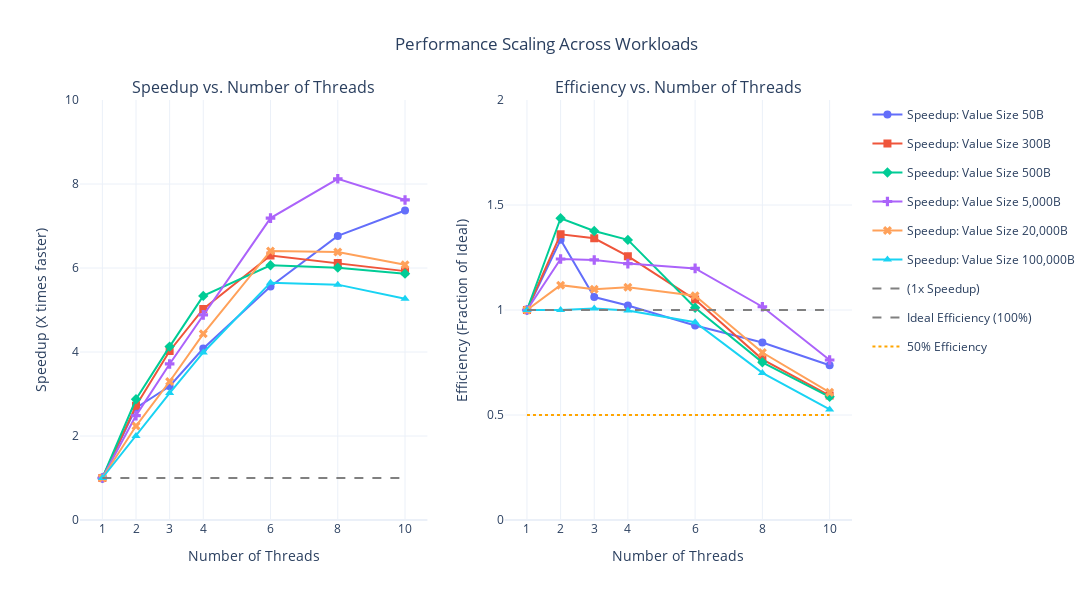
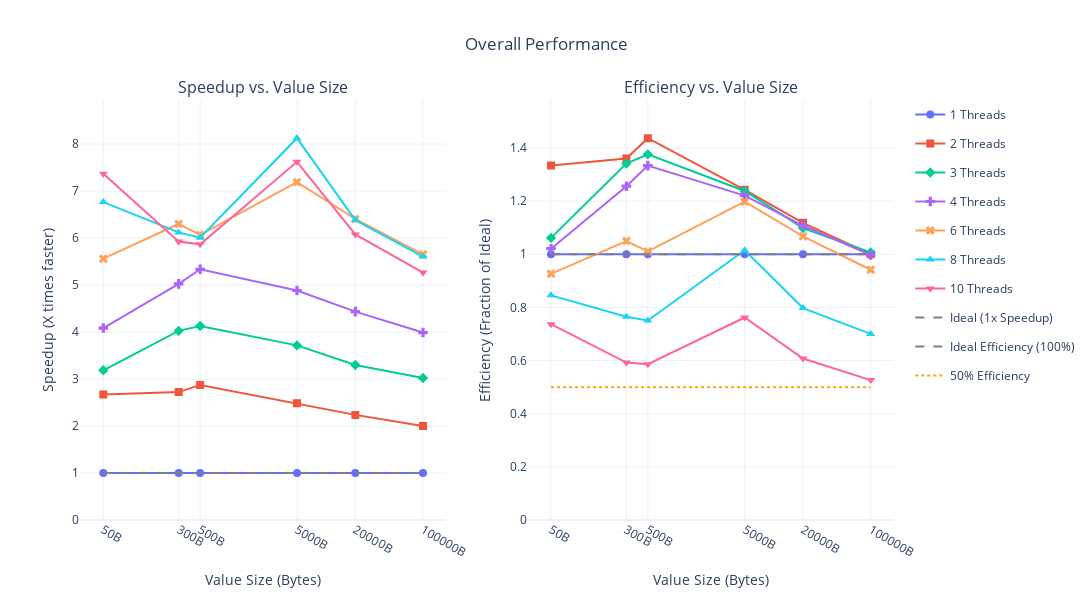
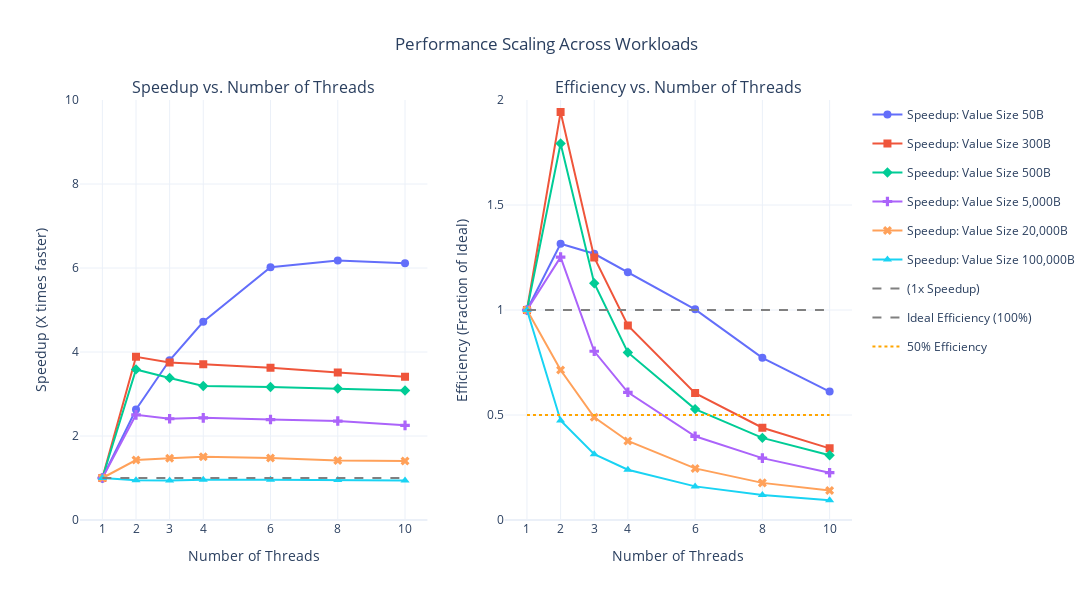
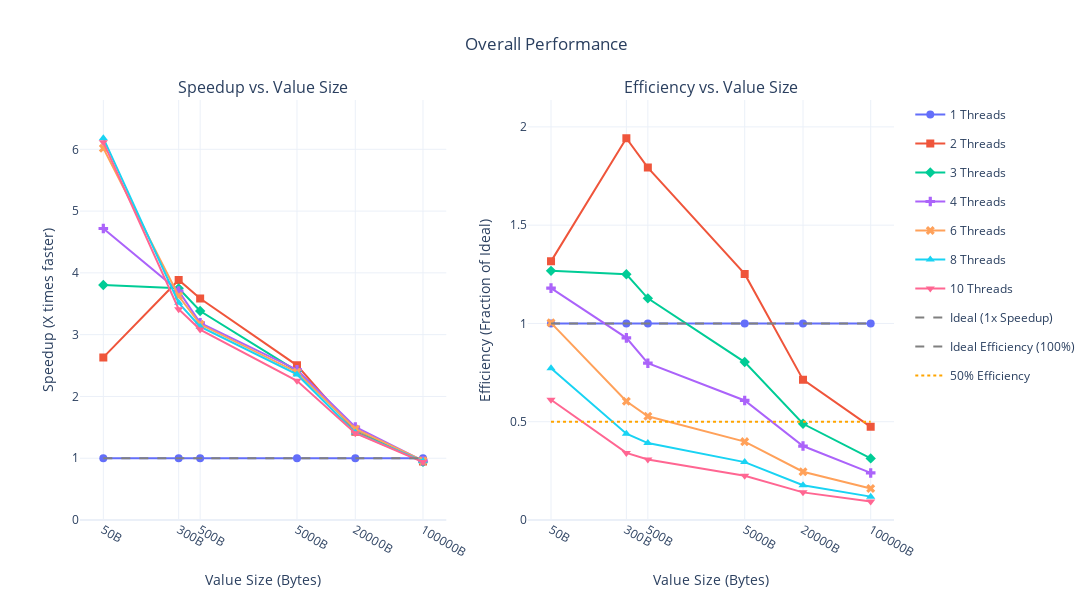

Notebook code cell kept with these figures, in order:
### Code cell
num_keys = 50.0
value_size = 50
compression_on = True
test_configs = [
    {"num_keys": 40.0, "value_size": 50},
    {"num_keys": 20.0, "value_size": 300},
    {"num_keys": 10.0, "value_size": 500},
    {"num_keys": 5.0, "value_size": 5000},
    {"num_keys": 1.0, "value_size": 20000},
    {"num_keys": 0.1, "value_size": 100000},

    ]

def load_df(test_config: dict, compression_on: bool):
    num_keys = test_config["num_keys"]
    value_size = test_config["value_size"]
    compression_str = "yes" if compression_on else "no"
    df = pd.read_csv(f"save_summary_{num_keys}keys_{value_size}B_comp-{compression_str}_csum-yes.csv")
    return df


dfs_compression_on = [load_df(config, compression_on=True) for config in test_configs]
dfs_compression_on = [calculate_speedup_and_efficiency(df) for df in dfs_compression_on]
dfs_compression_off = [load_df(config, compression_on=False) for config in test_configs]
dfs_compression_off = [calculate_speedup_and_efficiency(df) for df in dfs_compression_off]

print("\n" + "="*50) # Top border
print("                 COMPRESSION ON")
print("="*50 + "\n") # Bottom border

all_workload_names = ["Value Size 50B", "Value Size 300B", "Value Size 500B", "Value Size 5,000B", "Value Size 20,000B", "Value Size 100,000B"]
plot_performance_by_workload_on_threads(dfs_compression_on, all_workload_names)
plot_combined_workload_performance(dfs_compression_on)

print("\n" + "="*50) # Top border
print("                 COMPRESSION OFF")
print("="*50 + "\n") # Bottom border

all_workload_names = ["Value Size 50B", "Value Size 300B", "Value Size 500B", "Value Size 5,000B", "Value Size 20,000B", "Value Size 100,000B"]
plot_performance_by_workload_on_threads(dfs_compression_off, all_workload_names)
plot_combined_workload_performance(dfs_compression_off)

### Figure 1 — Plotly figure (JSON) as saved in the notebook; plotly's stock layout.template omitted (floating-point values rounded to 4 significant figures)
{"data": [{"legendgroup": "Value Size 50B", "line": {"color": "#636EFA", "width": 2}, "marker": {"size": 8, "symbol": "circle"}, "mode": "lines+markers", "name": "Speedup: Value Size 50B", "showlegend": true, "type": "scatter", "x": [1, 2, 3, 4, 6, 8, 10], "xaxis": "x", "y": [1.0, 2.668, 3.185, 4.084, 5.559, 6.764, 7.369], "yaxis": "y"}, {"legendgroup": "Value Size 300B", "line": {"color": "#EF553B", "width": 2}, "marker": {"size": 8, "symbol": "square"}, "mode": "lines+markers", "name": "Speedup: Value Size 300B", "showlegend": true, "type": "scatter", "x": [1, 2, 3, 4, 6, 8, 10], "xaxis": "x", "y": [1.0, 2.721, 4.024, 5.025, 6.299, 6.119, 5.925], "yaxis": "y"}, {"legendgroup": "Value Size 500B", "line": {"color": "#00CC96", "width": 2}, "marker": {"size": 8, "symbol": "diamond"}, "mode": "lines+markers", "name": "Speedup: Value Size 500B", "showlegend": true, "type": "scatter", "x": [1, 2, 3, 4, 6, 8, 10], "xaxis": "x", "y": [1.0, 2.874, 4.129, 5.335, 6.065, 6.008, 5.865], "yaxis": "y"}, {"legendgroup": "Value Size 5,000B", "line": {"color": "#AB63FA", "width": 2}, "marker": {"size": 8, "symbol": "cross"}, "mode": "lines+markers", "name": "Speedup: Value Size 5,000B", "showlegend": true, "type": "scatter", "x": [1, 2, 3, 4, 6, 8, 10], "xaxis": "x", "y": [1.0, 2.486, 3.715, 4.883, 7.188, 8.124, 7.62], "yaxis": "y"}, {"legendgroup": "Value Size 20,000B", "line": {"color": "#FFA15A", "width": 2}, "marker": {"size": 8, "symbol": "x"}, "mode": "lines+markers", "name": "Speedup: Value Size 20,000B", "showlegend": true, "type": "scatter", "x": [1, 2, 3, 4, 6, 8, 10], "xaxis": "x", "y": [1.0, 2.237, 3.297, 4.433, 6.405, 6.381, 6.077], "yaxis": "y"}, {"legendgroup": "Value Size 100,000B", "line": {"color": "#19D3F3", "width": 2}, "marker": {"size": 8, "symbol": "triangle-up"}, "mode": "lines+markers", "name": "Speedup: Value Size 100,000B", "showlegend": true, "type": "scatter", "x": [1, 2, 3, 4, 6, 8, 10], "xaxis": "x", "y": [1.0, 2.001, 3.021, 3.989, 5.651, 5.604, 5.265], "yaxis": "y"}, {"legendgroup": "ideal_speedup", "line": {"color": "gray", "dash": "dash"}, "mode": "lines", "name": "(1x Speedup)", "showlegend": true, "type": "scatter", "x": [1, 2, 3, 4, 6, 8, 10], "xaxis": "x", "y": [1, 1, 1, 1, 1, 1, 1], "yaxis": "y"}, {"legendgroup": "Value Size 50B", "line": {"color": "#636EFA", "width": 2}, "marker": {"size": 8, "symbol": "circle"}, "mode": "lines+markers", "name": "Efficiency: Value Size 50B", "showlegend": false, "type": "scatter", "x": [1, 2, 3, 4, 6, 8, 10], "xaxis": "x2", "y": [1.0, 1.334, 1.062, 1.021, 0.9265, 0.8455, 0.7369], "yaxis": "y2"}, {"legendgroup": "Value Size 300B", "line": {"color": "#EF553B", "width": 2}, "marker": {"size": 8, "symbol": "square"}, "mode": "lines+markers", "name": "Efficiency: Value Size 300B", "showlegend": false, "type": "scatter", "x": [1, 2, 3, 4, 6, 8, 10], "xaxis": "x2", "y": [1.0, 1.361, 1.341, 1.256, 1.05, 0.7649, 0.5925], "yaxis": "y2"}, {"legendgroup": "Value Size 500B", "line": {"color": "#00CC96", "width": 2}, "marker": {"size": 8, "symbol": "diamond"}, "mode": "lines+markers", "name": "Efficiency: Value Size 500B", "showlegend": false, "type": "scatter", "x": [1, 2, 3, 4, 6, 8, 10], "xaxis": "x2", "y": [1.0, 1.437, 1.376, 1.334, 1.011, 0.751, 0.5865], "yaxis": "y2"}, {"legendgroup": "Value Size 5,000B", "line": {"color": "#AB63FA", "width": 2}, "marker": {"size": 8, "symbol": "cross"}, "mode": "lines+markers", "name": "Efficiency: Value Size 5,000B", "showlegend": false, "type": "scatter", "x": [1, 2, 3, 4, 6, 8, 10], "xaxis": "x2", "y": [1.0, 1.243, 1.238, 1.221, 1.198, 1.015, 0.762], "yaxis": "y2"}, {"legendgroup": "Value Size 20,000B", "line": {"color": "#FFA15A", "width": 2}, "marker": {"size": 8, "symbol": "x"}, "mode": "lines+markers", "name": "Efficiency: Value Size 20,000B", "showlegend": false, "type": "scatter", "x": [1, 2, 3, 4, 6, 8, 10], "xaxis": "x2", "y": [1.0, 1.118, 1.099, 1.108, 1.068, 0.7976, 0.6077], "yaxis": "y2"}, {"legendgroup": "Value Size 100,000B", "line": {"color": "#19D3F3", "width": 2}, "marker": {"size": 8, "symbol": "triangle-up"}, "mode": "lines+markers", "name": "Efficiency: Value Size 100,000B", "showlegend": false, "type": "scatter", "x": [1, 2, 3, 4, 6, 8, 10], "xaxis": "x2", "y": [1.0, 1.0, 1.007, 0.9972, 0.9419, 0.7005, 0.5265], "yaxis": "y2"}, {"legendgroup": "ideal_efficiency_1", "line": {"color": "gray", "dash": "dash"}, "mode": "lines", "name": "Ideal Efficiency (100%)", "showlegend": true, "type": "scatter", "x": [1, 2, 3, 4, 6, 8, 10], "xaxis": "x2", "y": [1, 1, 1, 1, 1, 1, 1], "yaxis": "y2"}, {"legendgroup": "ideal_efficiency_05", "line": {"color": "orange", "dash": "dot"}, "mode": "lines", "name": "50% Efficiency", "showlegend": true, "type": "scatter", "x": [1, 2, 3, 4, 6, 8, 10], "xaxis": "x2", "y": [0.5, 0.5, 0.5, 0.5, 0.5, 0.5, 0.5], "yaxis": "y2"}], "layout": {"annotations": [{"font": {"size": 16}, "showarrow": false, "text": "Speedup vs. Number of Threads", "x": 0.225, "xanchor": "center", "xref": "paper", "y": 1, "yanchor": "bottom", "yref": "paper"}, {"font": {"size": 16}, "showarrow": false, "text": "Efficiency vs. Number of Threads", "x": 0.775, "xanchor": "center", "xref": "paper", "y": 1, "yanchor": "bottom", "yref": "paper"}], "height": 600, "hovermode": "x unified", "showlegend": true, "title": {"text": "Performance Scaling Across Workloads", "x": 0.5}, "width": 1200, "xaxis": {"anchor": "y", "domain": [0, 0.45], "tickmode": "array", "tickvals": [1, 2, 3, 4, 6, 8, 10], "title": {"text": "Number of Threads"}}, "xaxis2": {"anchor": "y2", "domain": [0.55, 1], "tickmode": "array", "tickvals": [1, 2, 3, 4, 6, 8, 10], "title": {"text": "Number of Threads"}}, "yaxis": {"anchor": "x", "domain": [0, 1], "range": [0, 10], "title": {"text": "Speedup (X times faster)"}}, "yaxis2": {"anchor": "x2", "domain": [0, 1], "range": [0, 2], "title": {"text": "Efficiency (Fraction of Ideal)"}}}}

### Figure 2 — Plotly figure (JSON) as saved in the notebook; plotly's stock layout.template omitted (floating-point values rounded to 4 significant figures)
{"data": [{"legendgroup": "1", "line": {"color": "#636EFA", "width": 2}, "marker": {"size": 8, "symbol": "circle"}, "mode": "lines+markers", "name": "1 Threads", "showlegend": true, "type": "scatter", "x": [50, 300, 500, 5000, 20000, 100000], "xaxis": "x", "y": [1.0, 1.0, 1.0, 1.0, 1.0, 1.0], "yaxis": "y"}, {"legendgroup": "2", "line": {"color": "#EF553B", "width": 2}, "marker": {"size": 8, "symbol": "square"}, "mode": "lines+markers", "name": "2 Threads", "showlegend": true, "type": "scatter", "x": [50, 300, 500, 5000, 20000, 100000], "xaxis": "x", "y": [2.668, 2.721, 2.874, 2.486, 2.237, 2.001], "yaxis": "y"}, {"legendgroup": "3", "line": {"color": "#00CC96", "width": 2}, "marker": {"size": 8, "symbol": "diamond"}, "mode": "lines+markers", "name": "3 Threads", "showlegend": true, "type": "scatter", "x": [50, 300, 500, 5000, 20000, 100000], "xaxis": "x", "y": [3.185, 4.024, 4.129, 3.715, 3.297, 3.021], "yaxis": "y"}, {"legendgroup": "4", "line": {"color": "#AB63FA", "width": 2}, "marker": {"size": 8, "symbol": "cross"}, "mode": "lines+markers", "name": "4 Threads", "showlegend": true, "type": "scatter", "x": [50, 300, 500, 5000, 20000, 100000], "xaxis": "x", "y": [4.084, 5.025, 5.335, 4.883, 4.433, 3.989], "yaxis": "y"}, {"legendgroup": "6", "line": {"color": "#FFA15A", "width": 2}, "marker": {"size": 8, "symbol": "x"}, "mode": "lines+markers", "name": "6 Threads", "showlegend": true, "type": "scatter", "x": [50, 300, 500, 5000, 20000, 100000], "xaxis": "x", "y": [5.559, 6.299, 6.065, 7.188, 6.405, 5.651], "yaxis": "y"}, {"legendgroup": "8", "line": {"color": "#19D3F3", "width": 2}, "marker": {"size": 8, "symbol": "triangle-up"}, "mode": "lines+markers", "name": "8 Threads", "showlegend": true, "type": "scatter", "x": [50, 300, 500, 5000, 20000, 100000], "xaxis": "x", "y": [6.764, 6.119, 6.008, 8.124, 6.381, 5.604], "yaxis": "y"}, {"legendgroup": "10", "line": {"color": "#FF6692", "width": 2}, "marker": {"size": 8, "symbol": "triangle-down"}, "mode": "lines+markers", "name": "10 Threads", "showlegend": true, "type": "scatter", "x": [50, 300, 500, 5000, 20000, 100000], "xaxis": "x", "y": [7.369, 5.925, 5.865, 7.62, 6.077, 5.265], "yaxis": "y"}, {"legendgroup": "ideal_speedup", "line": {"color": "gray", "dash": "dash"}, "mode": "lines", "name": "Ideal (1x Speedup)", "showlegend": true, "type": "scatter", "x": [50, 300, 500, 5000, 20000, 100000], "xaxis": "x", "y": [1, 1, 1, 1, 1, 1], "yaxis": "y"}, {"legendgroup": "1", "line": {"color": "#636EFA", "width": 2}, "marker": {"size": 8, "symbol": "circle"}, "mode": "lines+markers", "name": "1 Threads", "showlegend": false, "type": "scatter", "x": [50, 300, 500, 5000, 20000, 100000], "xaxis": "x2", "y": [1.0, 1.0, 1.0, 1.0, 1.0, 1.0], "yaxis": "y2"}, {"legendgroup": "2", "line": {"color": "#EF553B", "width": 2}, "marker": {"size": 8, "symbol": "square"}, "mode": "lines+markers", "name": "2 Threads", "showlegend": false, "type": "scatter", "x": [50, 300, 500, 5000, 20000, 100000], "xaxis": "x2", "y": [1.334, 1.361, 1.437, 1.243, 1.118, 1.0], "yaxis": "y2"}, {"legendgroup": "3", "line": {"color": "#00CC96", "width": 2}, "marker": {"size": 8, "symbol": "diamond"}, "mode": "lines+markers", "name": "3 Threads", "showlegend": false, "type": "scatter", "x": [50, 300, 500, 5000, 20000, 100000], "xaxis": "x2", "y": [1.062, 1.341, 1.376, 1.238, 1.099, 1.007], "yaxis": "y2"}, {"legendgroup": "4", "line": {"color": "#AB63FA", "width": 2}, "marker": {"size": 8, "symbol": "cross"}, "mode": "lines+markers", "name": "4 Threads", "showlegend": false, "type": "scatter", "x": [50, 300, 500, 5000, 20000, 100000], "xaxis": "x2", "y": [1.021, 1.256, 1.334, 1.221, 1.108, 0.9972], "yaxis": "y2"}, {"legendgroup": "6", "line": {"color": "#FFA15A", "width": 2}, "marker": {"size": 8, "symbol": "x"}, "mode": "lines+markers", "name": "6 Threads", "showlegend": false, "type": "scatter", "x": [50, 300, 500, 5000, 20000, 100000], "xaxis": "x2", "y": [0.9265, 1.05, 1.011, 1.198, 1.068, 0.9419], "yaxis": "y2"}, {"legendgroup": "8", "line": {"color": "#19D3F3", "width": 2}, "marker": {"size": 8, "symbol": "triangle-up"}, "mode": "lines+markers", "name": "8 Threads", "showlegend": false, "type": "scatter", "x": [50, 300, 500, 5000, 20000, 100000], "xaxis": "x2", "y": [0.8455, 0.7649, 0.751, 1.015, 0.7976, 0.7005], "yaxis": "y2"}, {"legendgroup": "10", "line": {"color": "#FF6692", "width": 2}, "marker": {"size": 8, "symbol": "triangle-down"}, "mode": "lines+markers", "name": "10 Threads", "showlegend": false, "type": "scatter", "x": [50, 300, 500, 5000, 20000, 100000], "xaxis": "x2", "y": [0.7369, 0.5925, 0.5865, 0.762, 0.6077, 0.5265], "yaxis": "y2"}, {"legendgroup": "ideal_efficiency_1", "line": {"color": "gray", "dash": "dash"}, "mode": "lines", "name": "Ideal Efficiency (100%)", "showlegend": true, "type": "scatter", "x": [50, 300, 500, 5000, 20000, 100000], "xaxis": "x2", "y": [1, 1, 1, 1, 1, 1], "yaxis": "y2"}, {"legendgroup": "ideal_efficiency_05", "line": {"color": "orange", "dash": "dot"}, "mode": "lines", "name": "50% Efficiency", "showlegend": true, "type": "scatter", "x": [50, 300, 500, 5000, 20000, 100000], "xaxis": "x2", "y": [0.5, 0.5, 0.5, 0.5, 0.5, 0.5], "yaxis": "y2"}], "layout": {"annotations": [{"font": {"size": 16}, "showarrow": false, "text": "Speedup vs. Value Size", "x": 0.225, "xanchor": "center", "xref": "paper", "y": 1, "yanchor": "bottom", "yref": "paper"}, {"font": {"size": 16}, "showarrow": false, "text": "Efficiency vs. Value Size", "x": 0.775, "xanchor": "center", "xref": "paper", "y": 1, "yanchor": "bottom", "yref": "paper"}], "height": 600, "hovermode": "x unified", "showlegend": true, "title": {"text": "Overall Performance", "x": 0.5}, "width": 1200, "xaxis": {"anchor": "y", "domain": [0, 0.45], "tickmode": "array", "ticktext": ["50B", "300B", "500B", "5000B", "20000B", "100000B"], "tickvals": [50, 300, 500, 5000, 20000, 100000], "title": {"text": "Value Size (Bytes)"}, "type": "log"}, "xaxis2": {"anchor": "y2", "domain": [0.55, 1], "tickmode": "array", "ticktext": ["50B", "300B", "500B", "5000B", "20000B", "100000B"], "tickvals": [50, 300, 500, 5000, 20000, 100000], "title": {"text": "Value Size (Bytes)"}, "type": "log"}, "yaxis": {"anchor": "x", "domain": [0, 1], "range": [0, 8.936], "title": {"text": "Speedup (X times faster)"}}, "yaxis2": {"anchor": "x2", "domain": [0, 1], "range": [0, 1.581], "title": {"text": "Efficiency (Fraction of Ideal)"}}}}

### Figure 3 — Plotly figure (JSON) as saved in the notebook; plotly's stock layout.template omitted (floating-point values rounded to 4 significant figures)
{"data": [{"legendgroup": "Value Size 50B", "line": {"color": "#636EFA", "width": 2}, "marker": {"size": 8, "symbol": "circle"}, "mode": "lines+markers", "name": "Speedup: Value Size 50B", "showlegend": true, "type": "scatter", "x": [1, 2, 3, 4, 6, 8, 10], "xaxis": "x", "y": [1.0, 2.632, 3.803, 4.718, 6.018, 6.18, 6.115], "yaxis": "y"}, {"legendgroup": "Value Size 300B", "line": {"color": "#EF553B", "width": 2}, "marker": {"size": 8, "symbol": "square"}, "mode": "lines+markers", "name": "Speedup: Value Size 300B", "showlegend": true, "type": "scatter", "x": [1, 2, 3, 4, 6, 8, 10], "xaxis": "x", "y": [1.0, 3.885, 3.75, 3.706, 3.625, 3.515, 3.412], "yaxis": "y"}, {"legendgroup": "Value Size 500B", "line": {"color": "#00CC96", "width": 2}, "marker": {"size": 8, "symbol": "diamond"}, "mode": "lines+markers", "name": "Speedup: Value Size 500B", "showlegend": true, "type": "scatter", "x": [1, 2, 3, 4, 6, 8, 10], "xaxis": "x", "y": [1.0, 3.586, 3.383, 3.191, 3.168, 3.13, 3.082], "yaxis": "y"}, {"legendgroup": "Value Size 5,000B", "line": {"color": "#AB63FA", "width": 2}, "marker": {"size": 8, "symbol": "cross"}, "mode": "lines+markers", "name": "Speedup: Value Size 5,000B", "showlegend": true, "type": "scatter", "x": [1, 2, 3, 4, 6, 8, 10], "xaxis": "x", "y": [1.0, 2.504, 2.411, 2.433, 2.392, 2.356, 2.254], "yaxis": "y"}, {"legendgroup": "Value Size 20,000B", "line": {"color": "#FFA15A", "width": 2}, "marker": {"size": 8, "symbol": "x"}, "mode": "lines+markers", "name": "Speedup: Value Size 20,000B", "showlegend": true, "type": "scatter", "x": [1, 2, 3, 4, 6, 8, 10], "xaxis": "x", "y": [1.0, 1.428, 1.468, 1.505, 1.474, 1.414, 1.406], "yaxis": "y"}, {"legendgroup": "Value Size 100,000B", "line": {"color": "#19D3F3", "width": 2}, "marker": {"size": 8, "symbol": "triangle-up"}, "mode": "lines+markers", "name": "Speedup: Value Size 100,000B", "showlegend": true, "type": "scatter", "x": [1, 2, 3, 4, 6, 8, 10], "xaxis": "x", "y": [1.0, 0.9482, 0.9404, 0.9579, 0.9603, 0.9511, 0.9389], "yaxis": "y"}, {"legendgroup": "ideal_speedup", "line": {"color": "gray", "dash": "dash"}, "mode": "lines", "name": "(1x Speedup)", "showlegend": true, "type": "scatter", "x": [1, 2, 3, 4, 6, 8, 10], "xaxis": "x", "y": [1, 1, 1, 1, 1, 1, 1], "yaxis": "y"}, {"legendgroup": "Value Size 50B", "line": {"color": "#636EFA", "width": 2}, "marker": {"size": 8, "symbol": "circle"}, "mode": "lines+markers", "name": "Efficiency: Value Size 50B", "showlegend": false, "type": "scatter", "x": [1, 2, 3, 4, 6, 8, 10], "xaxis": "x2", "y": [1.0, 1.316, 1.268, 1.18, 1.003, 0.7725, 0.6115], "yaxis": "y2"}, {"legendgroup": "Value Size 300B", "line": {"color": "#EF553B", "width": 2}, "marker": {"size": 8, "symbol": "square"}, "mode": "lines+markers", "name": "Efficiency: Value Size 300B", "showlegend": false, "type": "scatter", "x": [1, 2, 3, 4, 6, 8, 10], "xaxis": "x2", "y": [1.0, 1.942, 1.25, 0.9265, 0.6042, 0.4393, 0.3412], "yaxis": "y2"}, {"legendgroup": "Value Size 500B", "line": {"color": "#00CC96", "width": 2}, "marker": {"size": 8, "symbol": "diamond"}, "mode": "lines+markers", "name": "Efficiency: Value Size 500B", "showlegend": false, "type": "scatter", "x": [1, 2, 3, 4, 6, 8, 10], "xaxis": "x2", "y": [1.0, 1.793, 1.128, 0.7977, 0.528, 0.3912, 0.3082], "yaxis": "y2"}, {"legendgroup": "Value Size 5,000B", "line": {"color": "#AB63FA", "width": 2}, "marker": {"size": 8, "symbol": "cross"}, "mode": "lines+markers", "name": "Efficiency: Value Size 5,000B", "showlegend": false, "type": "scatter", "x": [1, 2, 3, 4, 6, 8, 10], "xaxis": "x2", "y": [1.0, 1.252, 0.8035, 0.6082, 0.3987, 0.2945, 0.2254], "yaxis": "y2"}, {"legendgroup": "Value Size 20,000B", "line": {"color": "#FFA15A", "width": 2}, "marker": {"size": 8, "symbol": "x"}, "mode": "lines+markers", "name": "Efficiency: Value Size 20,000B", "showlegend": false, "type": "scatter", "x": [1, 2, 3, 4, 6, 8, 10], "xaxis": "x2", "y": [1.0, 0.7141, 0.4894, 0.3763, 0.2457, 0.1768, 0.1406], "yaxis": "y2"}, {"legendgroup": "Value Size 100,000B", "line": {"color": "#19D3F3", "width": 2}, "marker": {"size": 8, "symbol": "triangle-up"}, "mode": "lines+markers", "name": "Efficiency: Value Size 100,000B", "showlegend": false, "type": "scatter", "x": [1, 2, 3, 4, 6, 8, 10], "xaxis": "x2", "y": [1.0, 0.4741, 0.3135, 0.2395, 0.16, 0.1189, 0.09389], "yaxis": "y2"}, {"legendgroup": "ideal_efficiency_1", "line": {"color": "gray", "dash": "dash"}, "mode": "lines", "name": "Ideal Efficiency (100%)", "showlegend": true, "type": "scatter", "x": [1, 2, 3, 4, 6, 8, 10], "xaxis": "x2", "y": [1, 1, 1, 1, 1, 1, 1], "yaxis": "y2"}, {"legendgroup": "ideal_efficiency_05", "line": {"color": "orange", "dash": "dot"}, "mode": "lines", "name": "50% Efficiency", "showlegend": true, "type": "scatter", "x": [1, 2, 3, 4, 6, 8, 10], "xaxis": "x2", "y": [0.5, 0.5, 0.5, 0.5, 0.5, 0.5, 0.5], "yaxis": "y2"}], "layout": {"annotations": [{"font": {"size": 16}, "showarrow": false, "text": "Speedup vs. Number of Threads", "x": 0.225, "xanchor": "center", "xref": "paper", "y": 1, "yanchor": "bottom", "yref": "paper"}, {"font": {"size": 16}, "showarrow": false, "text": "Efficiency vs. Number of Threads", "x": 0.775, "xanchor": "center", "xref": "paper", "y": 1, "yanchor": "bottom", "yref": "paper"}], "height": 600, "hovermode": "x unified", "showlegend": true, "title": {"text": "Performance Scaling Across Workloads", "x": 0.5}, "width": 1200, "xaxis": {"anchor": "y", "domain": [0, 0.45], "tickmode": "array", "tickvals": [1, 2, 3, 4, 6, 8, 10], "title": {"text": "Number of Threads"}}, "xaxis2": {"anchor": "y2", "domain": [0.55, 1], "tickmode": "array", "tickvals": [1, 2, 3, 4, 6, 8, 10], "title": {"text": "Number of Threads"}}, "yaxis": {"anchor": "x", "domain": [0, 1], "range": [0, 10], "title": {"text": "Speedup (X times faster)"}}, "yaxis2": {"anchor": "x2", "domain": [0, 1], "range": [0, 2], "title": {"text": "Efficiency (Fraction of Ideal)"}}}}

### Figure 4 — Plotly figure (JSON) as saved in the notebook; plotly's stock layout.template omitted (floating-point values rounded to 4 significant figures)
{"data": [{"legendgroup": "1", "line": {"color": "#636EFA", "width": 2}, "marker": {"size": 8, "symbol": "circle"}, "mode": "lines+markers", "name": "1 Threads", "showlegend": true, "type": "scatter", "x": [50, 300, 500, 5000, 20000, 100000], "xaxis": "x", "y": [1.0, 1.0, 1.0, 1.0, 1.0, 1.0], "yaxis": "y"}, {"legendgroup": "2", "line": {"color": "#EF553B", "width": 2}, "marker": {"size": 8, "symbol": "square"}, "mode": "lines+markers", "name": "2 Threads", "showlegend": true, "type": "scatter", "x": [50, 300, 500, 5000, 20000, 100000], "xaxis": "x", "y": [2.632, 3.885, 3.586, 2.504, 1.428, 0.9482], "yaxis": "y"}, {"legendgroup": "3", "line": {"color": "#00CC96", "width": 2}, "marker": {"size": 8, "symbol": "diamond"}, "mode": "lines+markers", "name": "3 Threads", "showlegend": true, "type": "scatter", "x": [50, 300, 500, 5000, 20000, 100000], "xaxis": "x", "y": [3.803, 3.75, 3.383, 2.411, 1.468, 0.9404], "yaxis": "y"}, {"legendgroup": "4", "line": {"color": "#AB63FA", "width": 2}, "marker": {"size": 8, "symbol": "cross"}, "mode": "lines+markers", "name": "4 Threads", "showlegend": true, "type": "scatter", "x": [50, 300, 500, 5000, 20000, 100000], "xaxis": "x", "y": [4.718, 3.706, 3.191, 2.433, 1.505, 0.9579], "yaxis": "y"}, {"legendgroup": "6", "line": {"color": "#FFA15A", "width": 2}, "marker": {"size": 8, "symbol": "x"}, "mode": "lines+markers", "name": "6 Threads", "showlegend": true, "type": "scatter", "x": [50, 300, 500, 5000, 20000, 100000], "xaxis": "x", "y": [6.018, 3.625, 3.168, 2.392, 1.474, 0.9603], "yaxis": "y"}, {"legendgroup": "8", "line": {"color": "#19D3F3", "width": 2}, "marker": {"size": 8, "symbol": "triangle-up"}, "mode": "lines+markers", "name": "8 Threads", "showlegend": true, "type": "scatter", "x": [50, 300, 500, 5000, 20000, 100000], "xaxis": "x", "y": [6.18, 3.515, 3.13, 2.356, 1.414, 0.9511], "yaxis": "y"}, {"legendgroup": "10", "line": {"color": "#FF6692", "width": 2}, "marker": {"size": 8, "symbol": "triangle-down"}, "mode": "lines+markers", "name": "10 Threads", "showlegend": true, "type": "scatter", "x": [50, 300, 500, 5000, 20000, 100000], "xaxis": "x", "y": [6.115, 3.412, 3.082, 2.254, 1.406, 0.9389], "yaxis": "y"}, {"legendgroup": "ideal_speedup", "line": {"color": "gray", "dash": "dash"}, "mode": "lines", "name": "Ideal (1x Speedup)", "showlegend": true, "type": "scatter", "x": [50, 300, 500, 5000, 20000, 100000], "xaxis": "x", "y": [1, 1, 1, 1, 1, 1], "yaxis": "y"}, {"legendgroup": "1", "line": {"color": "#636EFA", "width": 2}, "marker": {"size": 8, "symbol": "circle"}, "mode": "lines+markers", "name": "1 Threads", "showlegend": false, "type": "scatter", "x": [50, 300, 500, 5000, 20000, 100000], "xaxis": "x2", "y": [1.0, 1.0, 1.0, 1.0, 1.0, 1.0], "yaxis": "y2"}, {"legendgroup": "2", "line": {"color": "#EF553B", "width": 2}, "marker": {"size": 8, "symbol": "square"}, "mode": "lines+markers", "name": "2 Threads", "showlegend": false, "type": "scatter", "x": [50, 300, 500, 5000, 20000, 100000], "xaxis": "x2", "y": [1.316, 1.942, 1.793, 1.252, 0.7141, 0.4741], "yaxis": "y2"}, {"legendgroup": "3", "line": {"color": "#00CC96", "width": 2}, "marker": {"size": 8, "symbol": "diamond"}, "mode": "lines+markers", "name": "3 Threads", "showlegend": false, "type": "scatter", "x": [50, 300, 500, 5000, 20000, 100000], "xaxis": "x2", "y": [1.268, 1.25, 1.128, 0.8035, 0.4894, 0.3135], "yaxis": "y2"}, {"legendgroup": "4", "line": {"color": "#AB63FA", "width": 2}, "marker": {"size": 8, "symbol": "cross"}, "mode": "lines+markers", "name": "4 Threads", "showlegend": false, "type": "scatter", "x": [50, 300, 500, 5000, 20000, 100000], "xaxis": "x2", "y": [1.18, 0.9265, 0.7977, 0.6082, 0.3763, 0.2395], "yaxis": "y2"}, {"legendgroup": "6", "line": {"color": "#FFA15A", "width": 2}, "marker": {"size": 8, "symbol": "x"}, "mode": "lines+markers", "name": "6 Threads", "showlegend": false, "type": "scatter", "x": [50, 300, 500, 5000, 20000, 100000], "xaxis": "x2", "y": [1.003, 0.6042, 0.528, 0.3987, 0.2457, 0.16], "yaxis": "y2"}, {"legendgroup": "8", "line": {"color": "#19D3F3", "width": 2}, "marker": {"size": 8, "symbol": "triangle-up"}, "mode": "lines+markers", "name": "8 Threads", "showlegend": false, "type": "scatter", "x": [50, 300, 500, 5000, 20000, 100000], "xaxis": "x2", "y": [0.7725, 0.4393, 0.3912, 0.2945, 0.1768, 0.1189], "yaxis": "y2"}, {"legendgroup": "10", "line": {"color": "#FF6692", "width": 2}, "marker": {"size": 8, "symbol": "triangle-down"}, "mode": "lines+markers", "name": "10 Threads", "showlegend": false, "type": "scatter", "x": [50, 300, 500, 5000, 20000, 100000], "xaxis": "x2", "y": [0.6115, 0.3412, 0.3082, 0.2254, 0.1406, 0.09389], "yaxis": "y2"}, {"legendgroup": "ideal_efficiency_1", "line": {"color": "gray", "dash": "dash"}, "mode": "lines", "name": "Ideal Efficiency (100%)", "showlegend": true, "type": "scatter", "x": [50, 300, 500, 5000, 20000, 100000], "xaxis": "x2", "y": [1, 1, 1, 1, 1, 1], "yaxis": "y2"}, {"legendgroup": "ideal_efficiency_05", "line": {"color": "orange", "dash": "dot"}, "mode": "lines", "name": "50% Efficiency", "showlegend": true, "type": "scatter", "x": [50, 300, 500, 5000, 20000, 100000], "xaxis": "x2", "y": [0.5, 0.5, 0.5, 0.5, 0.5, 0.5], "yaxis": "y2"}], "layout": {"annotations": [{"font": {"size": 16}, "showarrow": false, "text": "Speedup vs. Value Size", "x": 0.225, "xanchor": "center", "xref": "paper", "y": 1, "yanchor": "bottom", "yref": "paper"}, {"font": {"size": 16}, "showarrow": false, "text": "Efficiency vs. Value Size", "x": 0.775, "xanchor": "center", "xref": "paper", "y": 1, "yanchor": "bottom", "yref": "paper"}], "height": 600, "hovermode": "x unified", "showlegend": true, "title": {"text": "Overall Performance", "x": 0.5}, "width": 1200, "xaxis": {"anchor": "y", "domain": [0, 0.45], "tickmode": "array", "ticktext": ["50B", "300B", "500B", "5000B", "20000B", "100000B"], "tickvals": [50, 300, 500, 5000, 20000, 100000], "title": {"text": "Value Size (Bytes)"}, "type": "log"}, "xaxis2": {"anchor": "y2", "domain": [0.55, 1], "tickmode": "array", "ticktext": ["50B", "300B", "500B", "5000B", "20000B", "100000B"], "tickvals": [50, 300, 500, 5000, 20000, 100000], "title": {"text": "Value Size (Bytes)"}, "type": "log"}, "yaxis": {"anchor": "x", "domain": [0, 1], "range": [0, 6.798], "title": {"text": "Speedup (X times faster)"}}, "yaxis2": {"anchor": "x2", "domain": [0, 1], "range": [0, 2.137], "title": {"text": "Efficiency (Fraction of Ideal)"}}}}
